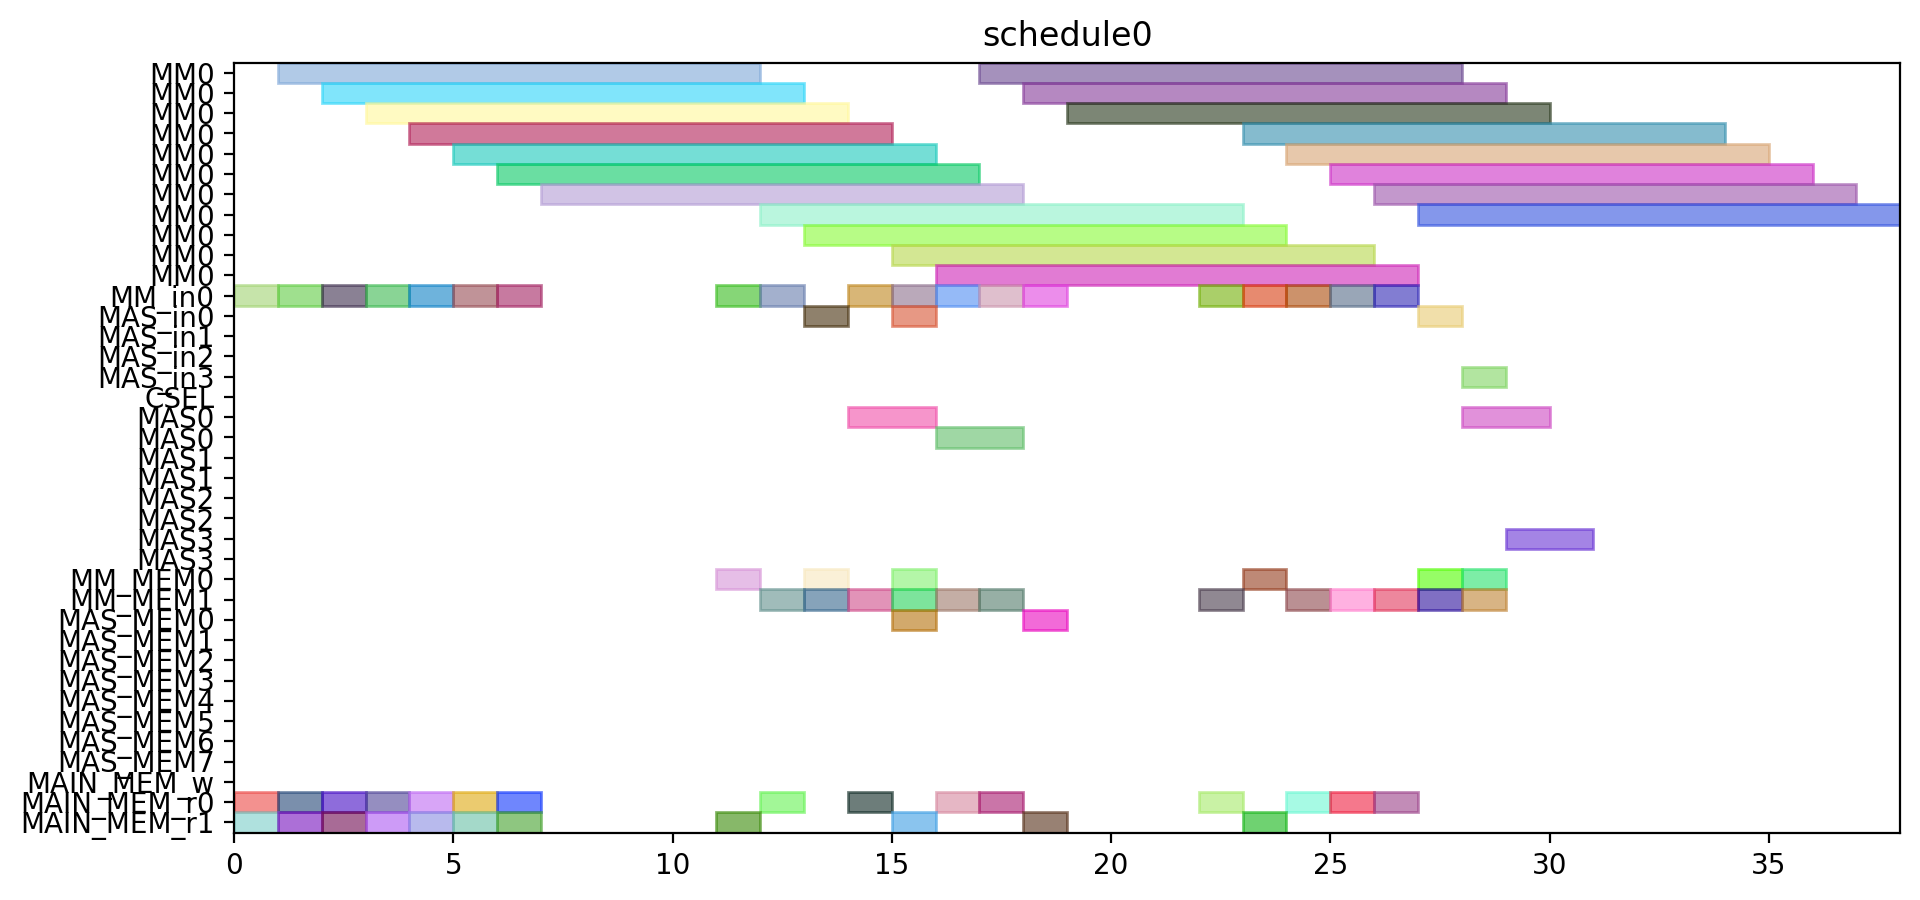

This chart was generated by the following Python code:
from pyschedule import Scenario, solvers, plotters, alt


def solve():
	horizon = 120
	S = Scenario("schedule0", horizon=horizon)

	# resource
	MM = S.Resources('MM', num=1, size=11)
	MM_in = S.Resources('MM_in', num=1)
	MAS_in = S.Resources('MAS_in', num=4)
	CSEL = S.Resource('CSEL')
	MAS = S.Resources('MAS', num=4, size=2, periods=range(1, horizon))
	MM_MEM = S.Resources('MM_MEM', num=2)
	MAS_MEM = S.Resources('MAS_MEM', num=8)
	MAIN_MEM_w = S.Resource('MAIN_MEM_w', size=1)
	MAIN_MEM_r = S.Resources('MAIN_MEM_r', num=2)

	# result of previous scheduling

	# new tasks
	Z_exp2 = S.Task('Z_exp2', length=11, delay_cost=1)
	Z_exp2 += alt(MM)
	Z_exp2_in = S.Task('Z_exp2_in', length=1, delay_cost=1)
	Z_exp2_in += alt(MM_in)
	S += Z_exp2_in*MM_in[0]<=Z_exp2*MM[0]
	Z_exp2_mem0 = S.Task('Z_exp2_mem0', length=1, delay_cost=1)
	Z_exp2_mem0 += MAIN_MEM_r[0]
	S += Z_exp2_mem0 <= Z_exp2

	Z_exp2_mem1 = S.Task('Z_exp2_mem1', length=1, delay_cost=1)
	Z_exp2_mem1 += MAIN_MEM_r[1]
	S += Z_exp2_mem1 <= Z_exp2

	NX0 = S.Task('NX0', length=11, delay_cost=1)
	NX0 += alt(MM)
	NX0_in = S.Task('NX0_in', length=1, delay_cost=1)
	NX0_in += alt(MM_in)
	S += NX0_in*MM_in[0]<=NX0*MM[0]
	NX0_mem0 = S.Task('NX0_mem0', length=1, delay_cost=1)
	NX0_mem0 += MAIN_MEM_r[0]
	S += NX0_mem0 <= NX0

	NX0_mem1 = S.Task('NX0_mem1', length=1, delay_cost=1)
	NX0_mem1 += MAIN_MEM_r[1]
	S += NX0_mem1 <= NX0

	k0_10_Z1 = S.Task('k0_10_Z1', length=11, delay_cost=1)
	k0_10_Z1 += alt(MM)
	k0_10_Z1_in = S.Task('k0_10_Z1_in', length=1, delay_cost=1)
	k0_10_Z1_in += alt(MM_in)
	S += k0_10_Z1_in*MM_in[0]<=k0_10_Z1*MM[0]
	k0_10_Z1_mem0 = S.Task('k0_10_Z1_mem0', length=1, delay_cost=1)
	k0_10_Z1_mem0 += MAIN_MEM_r[0]
	S += k0_10_Z1_mem0 <= k0_10_Z1

	k0_10_Z1_mem1 = S.Task('k0_10_Z1_mem1', length=1, delay_cost=1)
	k0_10_Z1_mem1 += MAIN_MEM_r[1]
	S += k0_10_Z1_mem1 <= k0_10_Z1

	DX0 = S.Task('DX0', length=11, delay_cost=1)
	DX0 += alt(MM)
	DX0_in = S.Task('DX0_in', length=1, delay_cost=1)
	DX0_in += alt(MM_in)
	S += DX0_in*MM_in[0]<=DX0*MM[0]
	DX0_mem0 = S.Task('DX0_mem0', length=1, delay_cost=1)
	DX0_mem0 += MAIN_MEM_r[0]
	S += DX0_mem0 <= DX0

	DX0_mem1 = S.Task('DX0_mem1', length=1, delay_cost=1)
	DX0_mem1 += MAIN_MEM_r[1]
	S += DX0_mem1 <= DX0

	NY0 = S.Task('NY0', length=11, delay_cost=1)
	NY0 += alt(MM)
	NY0_in = S.Task('NY0_in', length=1, delay_cost=1)
	NY0_in += alt(MM_in)
	S += NY0_in*MM_in[0]<=NY0*MM[0]
	NY0_mem0 = S.Task('NY0_mem0', length=1, delay_cost=1)
	NY0_mem0 += MAIN_MEM_r[0]
	S += NY0_mem0 <= NY0

	NY0_mem1 = S.Task('NY0_mem1', length=1, delay_cost=1)
	NY0_mem1 += MAIN_MEM_r[1]
	S += NY0_mem1 <= NY0

	k2_14_Z1 = S.Task('k2_14_Z1', length=11, delay_cost=1)
	k2_14_Z1 += alt(MM)
	k2_14_Z1_in = S.Task('k2_14_Z1_in', length=1, delay_cost=1)
	k2_14_Z1_in += alt(MM_in)
	S += k2_14_Z1_in*MM_in[0]<=k2_14_Z1*MM[0]
	k2_14_Z1_mem0 = S.Task('k2_14_Z1_mem0', length=1, delay_cost=1)
	k2_14_Z1_mem0 += MAIN_MEM_r[0]
	S += k2_14_Z1_mem0 <= k2_14_Z1

	k2_14_Z1_mem1 = S.Task('k2_14_Z1_mem1', length=1, delay_cost=1)
	k2_14_Z1_mem1 += MAIN_MEM_r[1]
	S += k2_14_Z1_mem1 <= k2_14_Z1

	DY0 = S.Task('DY0', length=11, delay_cost=1)
	DY0 += alt(MM)
	DY0_in = S.Task('DY0_in', length=1, delay_cost=1)
	DY0_in += alt(MM_in)
	S += DY0_in*MM_in[0]<=DY0*MM[0]
	DY0_mem0 = S.Task('DY0_mem0', length=1, delay_cost=1)
	DY0_mem0 += MAIN_MEM_r[0]
	S += DY0_mem0 <= DY0

	DY0_mem1 = S.Task('DY0_mem1', length=1, delay_cost=1)
	DY0_mem1 += MAIN_MEM_r[1]
	S += DY0_mem1 <= DY0

	Z_exp3 = S.Task('Z_exp3', length=11, delay_cost=1)
	Z_exp3 += alt(MM)
	Z_exp3_in = S.Task('Z_exp3_in', length=1, delay_cost=1)
	Z_exp3_in += alt(MM_in)
	S += Z_exp3_in*MM_in[0]<=Z_exp3*MM[0]
	Z_exp3_mem0 = S.Task('Z_exp3_mem0', length=1, delay_cost=1)
	Z_exp3_mem0 += alt(MM_MEM)
	S += (Z_exp2*MM[0])-1 < Z_exp3_mem0*MM_MEM[0]
	S += Z_exp3_mem0 <= Z_exp3

	Z_exp3_mem1 = S.Task('Z_exp3_mem1', length=1, delay_cost=1)
	Z_exp3_mem1 += MAIN_MEM_r[1]
	S += Z_exp3_mem1 <= Z_exp3

	NX1_ = S.Task('NX1_', length=2, delay_cost=1)
	NX1_ += alt(MAS)
	NX1__in = S.Task('NX1__in', length=1, delay_cost=1)
	NX1__in += alt(MAS_in)
	S += NX1__in*MAS_in[0]<=NX1_*MAS[0]

	S += NX1__in*MAS_in[1]<=NX1_*MAS[1]

	S += NX1__in*MAS_in[2]<=NX1_*MAS[2]

	S += NX1__in*MAS_in[3]<=NX1_*MAS[3]

	NX1__mem0 = S.Task('NX1__mem0', length=1, delay_cost=1)
	NX1__mem0 += alt(MM_MEM)
	S += (NX0*MM[0])-1 < NX1__mem0*MM_MEM[0]
	S += NX1__mem0 <= NX1_

	NX1__mem1 = S.Task('NX1__mem1', length=1, delay_cost=1)
	NX1__mem1 += alt(MM_MEM)
	S += (k0_10_Z1*MM[0])-1 < NX1__mem1*MM_MEM[1]
	S += NX1__mem1 <= NX1_

	k0_9_Z2 = S.Task('k0_9_Z2', length=11, delay_cost=1)
	k0_9_Z2 += alt(MM)
	k0_9_Z2_in = S.Task('k0_9_Z2_in', length=1, delay_cost=1)
	k0_9_Z2_in += alt(MM_in)
	S += k0_9_Z2_in*MM_in[0]<=k0_9_Z2*MM[0]
	k0_9_Z2_mem0 = S.Task('k0_9_Z2_mem0', length=1, delay_cost=1)
	k0_9_Z2_mem0 += MAIN_MEM_r[0]
	S += k0_9_Z2_mem0 <= k0_9_Z2

	k0_9_Z2_mem1 = S.Task('k0_9_Z2_mem1', length=1, delay_cost=1)
	k0_9_Z2_mem1 += alt(MM_MEM)
	S += (Z_exp2*MM[0])-1 < k0_9_Z2_mem1*MM_MEM[1]
	S += k0_9_Z2_mem1 <= k0_9_Z2

	k1_9_Z2 = S.Task('k1_9_Z2', length=11, delay_cost=1)
	k1_9_Z2 += alt(MM)
	k1_9_Z2_in = S.Task('k1_9_Z2_in', length=1, delay_cost=1)
	k1_9_Z2_in += alt(MM_in)
	S += k1_9_Z2_in*MM_in[0]<=k1_9_Z2*MM[0]
	k1_9_Z2_mem0 = S.Task('k1_9_Z2_mem0', length=1, delay_cost=1)
	k1_9_Z2_mem0 += MAIN_MEM_r[0]
	S += k1_9_Z2_mem0 <= k1_9_Z2

	k1_9_Z2_mem1 = S.Task('k1_9_Z2_mem1', length=1, delay_cost=1)
	k1_9_Z2_mem1 += alt(MM_MEM)
	S += (Z_exp2*MM[0])-1 < k1_9_Z2_mem1*MM_MEM[1]
	S += k1_9_Z2_mem1 <= k1_9_Z2

	NY1_ = S.Task('NY1_', length=2, delay_cost=1)
	NY1_ += alt(MAS)
	NY1__in = S.Task('NY1__in', length=1, delay_cost=1)
	NY1__in += alt(MAS_in)
	S += NY1__in*MAS_in[0]<=NY1_*MAS[0]

	S += NY1__in*MAS_in[1]<=NY1_*MAS[1]

	S += NY1__in*MAS_in[2]<=NY1_*MAS[2]

	S += NY1__in*MAS_in[3]<=NY1_*MAS[3]

	NY1__mem0 = S.Task('NY1__mem0', length=1, delay_cost=1)
	NY1__mem0 += alt(MM_MEM)
	S += (NY0*MM[0])-1 < NY1__mem0*MM_MEM[0]
	S += NY1__mem0 <= NY1_

	NY1__mem1 = S.Task('NY1__mem1', length=1, delay_cost=1)
	NY1__mem1 += alt(MM_MEM)
	S += (k2_14_Z1*MM[0])-1 < NY1__mem1*MM_MEM[1]
	S += NY1__mem1 <= NY1_

	k2_13_Z2 = S.Task('k2_13_Z2', length=11, delay_cost=1)
	k2_13_Z2 += alt(MM)
	k2_13_Z2_in = S.Task('k2_13_Z2_in', length=1, delay_cost=1)
	k2_13_Z2_in += alt(MM_in)
	S += k2_13_Z2_in*MM_in[0]<=k2_13_Z2*MM[0]
	k2_13_Z2_mem0 = S.Task('k2_13_Z2_mem0', length=1, delay_cost=1)
	k2_13_Z2_mem0 += MAIN_MEM_r[0]
	S += k2_13_Z2_mem0 <= k2_13_Z2

	k2_13_Z2_mem1 = S.Task('k2_13_Z2_mem1', length=1, delay_cost=1)
	k2_13_Z2_mem1 += alt(MM_MEM)
	S += (Z_exp2*MM[0])-1 < k2_13_Z2_mem1*MM_MEM[1]
	S += k2_13_Z2_mem1 <= k2_13_Z2

	k3_14_Z2 = S.Task('k3_14_Z2', length=11, delay_cost=1)
	k3_14_Z2 += alt(MM)
	k3_14_Z2_in = S.Task('k3_14_Z2_in', length=1, delay_cost=1)
	k3_14_Z2_in += alt(MM_in)
	S += k3_14_Z2_in*MM_in[0]<=k3_14_Z2*MM[0]
	k3_14_Z2_mem0 = S.Task('k3_14_Z2_mem0', length=1, delay_cost=1)
	k3_14_Z2_mem0 += MAIN_MEM_r[0]
	S += k3_14_Z2_mem0 <= k3_14_Z2

	k3_14_Z2_mem1 = S.Task('k3_14_Z2_mem1', length=1, delay_cost=1)
	k3_14_Z2_mem1 += alt(MM_MEM)
	S += (Z_exp2*MM[0])-1 < k3_14_Z2_mem1*MM_MEM[1]
	S += k3_14_Z2_mem1 <= k3_14_Z2

	Z_exp4 = S.Task('Z_exp4', length=11, delay_cost=1)
	Z_exp4 += alt(MM)
	Z_exp4_in = S.Task('Z_exp4_in', length=1, delay_cost=1)
	Z_exp4_in += alt(MM_in)
	S += Z_exp4_in*MM_in[0]<=Z_exp4*MM[0]
	Z_exp4_mem0 = S.Task('Z_exp4_mem0', length=1, delay_cost=1)
	Z_exp4_mem0 += alt(MM_MEM)
	S += (Z_exp3*MM[0])-1 < Z_exp4_mem0*MM_MEM[0]
	S += Z_exp4_mem0 <= Z_exp4

	Z_exp4_mem1 = S.Task('Z_exp4_mem1', length=1, delay_cost=1)
	Z_exp4_mem1 += MAIN_MEM_r[1]
	S += Z_exp4_mem1 <= Z_exp4

	NX1 = S.Task('NX1', length=11, delay_cost=1)
	NX1 += alt(MM)
	NX1_in = S.Task('NX1_in', length=1, delay_cost=1)
	NX1_in += alt(MM_in)
	S += NX1_in*MM_in[0]<=NX1*MM[0]
	NX1_mem0 = S.Task('NX1_mem0', length=1, delay_cost=1)
	NX1_mem0 += alt(MAS_MEM)
	S += (NX1_*MAS[0])-1 < NX1_mem0*MAS_MEM[0]
	S += (NX1_*MAS[1])-1 < NX1_mem0*MAS_MEM[2]
	S += (NX1_*MAS[2])-1 < NX1_mem0*MAS_MEM[4]
	S += (NX1_*MAS[3])-1 < NX1_mem0*MAS_MEM[6]
	S += NX1_mem0 <= NX1

	NX1_mem1 = S.Task('NX1_mem1', length=1, delay_cost=1)
	NX1_mem1 += MAIN_MEM_r[1]
	S += NX1_mem1 <= NX1

	k0_8_Z3 = S.Task('k0_8_Z3', length=11, delay_cost=1)
	k0_8_Z3 += alt(MM)
	k0_8_Z3_in = S.Task('k0_8_Z3_in', length=1, delay_cost=1)
	k0_8_Z3_in += alt(MM_in)
	S += k0_8_Z3_in*MM_in[0]<=k0_8_Z3*MM[0]
	k0_8_Z3_mem0 = S.Task('k0_8_Z3_mem0', length=1, delay_cost=1)
	k0_8_Z3_mem0 += MAIN_MEM_r[0]
	S += k0_8_Z3_mem0 <= k0_8_Z3

	k0_8_Z3_mem1 = S.Task('k0_8_Z3_mem1', length=1, delay_cost=1)
	k0_8_Z3_mem1 += alt(MM_MEM)
	S += (Z_exp3*MM[0])-1 < k0_8_Z3_mem1*MM_MEM[1]
	S += k0_8_Z3_mem1 <= k0_8_Z3

	DX1_ = S.Task('DX1_', length=2, delay_cost=1)
	DX1_ += alt(MAS)
	DX1__in = S.Task('DX1__in', length=1, delay_cost=1)
	DX1__in += alt(MAS_in)
	S += DX1__in*MAS_in[0]<=DX1_*MAS[0]

	S += DX1__in*MAS_in[1]<=DX1_*MAS[1]

	S += DX1__in*MAS_in[2]<=DX1_*MAS[2]

	S += DX1__in*MAS_in[3]<=DX1_*MAS[3]

	DX1__mem0 = S.Task('DX1__mem0', length=1, delay_cost=1)
	DX1__mem0 += alt(MM_MEM)
	S += (DX0*MM[0])-1 < DX1__mem0*MM_MEM[0]
	S += DX1__mem0 <= DX1_

	DX1__mem1 = S.Task('DX1__mem1', length=1, delay_cost=1)
	DX1__mem1 += alt(MM_MEM)
	S += (k1_9_Z2*MM[0])-1 < DX1__mem1*MM_MEM[1]
	S += DX1__mem1 <= DX1_

	k1_8_Z3 = S.Task('k1_8_Z3', length=11, delay_cost=1)
	k1_8_Z3 += alt(MM)
	k1_8_Z3_in = S.Task('k1_8_Z3_in', length=1, delay_cost=1)
	k1_8_Z3_in += alt(MM_in)
	S += k1_8_Z3_in*MM_in[0]<=k1_8_Z3*MM[0]
	k1_8_Z3_mem0 = S.Task('k1_8_Z3_mem0', length=1, delay_cost=1)
	k1_8_Z3_mem0 += MAIN_MEM_r[0]
	S += k1_8_Z3_mem0 <= k1_8_Z3

	k1_8_Z3_mem1 = S.Task('k1_8_Z3_mem1', length=1, delay_cost=1)
	k1_8_Z3_mem1 += alt(MM_MEM)
	S += (Z_exp3*MM[0])-1 < k1_8_Z3_mem1*MM_MEM[1]
	S += k1_8_Z3_mem1 <= k1_8_Z3

	NY1 = S.Task('NY1', length=11, delay_cost=1)
	NY1 += alt(MM)
	NY1_in = S.Task('NY1_in', length=1, delay_cost=1)
	NY1_in += alt(MM_in)
	S += NY1_in*MM_in[0]<=NY1*MM[0]
	NY1_mem0 = S.Task('NY1_mem0', length=1, delay_cost=1)
	NY1_mem0 += alt(MAS_MEM)
	S += (NY1_*MAS[0])-1 < NY1_mem0*MAS_MEM[0]
	S += (NY1_*MAS[1])-1 < NY1_mem0*MAS_MEM[2]
	S += (NY1_*MAS[2])-1 < NY1_mem0*MAS_MEM[4]
	S += (NY1_*MAS[3])-1 < NY1_mem0*MAS_MEM[6]
	S += NY1_mem0 <= NY1

	NY1_mem1 = S.Task('NY1_mem1', length=1, delay_cost=1)
	NY1_mem1 += MAIN_MEM_r[1]
	S += NY1_mem1 <= NY1

	k2_12_Z3 = S.Task('k2_12_Z3', length=11, delay_cost=1)
	k2_12_Z3 += alt(MM)
	k2_12_Z3_in = S.Task('k2_12_Z3_in', length=1, delay_cost=1)
	k2_12_Z3_in += alt(MM_in)
	S += k2_12_Z3_in*MM_in[0]<=k2_12_Z3*MM[0]
	k2_12_Z3_mem0 = S.Task('k2_12_Z3_mem0', length=1, delay_cost=1)
	k2_12_Z3_mem0 += MAIN_MEM_r[0]
	S += k2_12_Z3_mem0 <= k2_12_Z3

	k2_12_Z3_mem1 = S.Task('k2_12_Z3_mem1', length=1, delay_cost=1)
	k2_12_Z3_mem1 += alt(MM_MEM)
	S += (Z_exp3*MM[0])-1 < k2_12_Z3_mem1*MM_MEM[1]
	S += k2_12_Z3_mem1 <= k2_12_Z3

	DY1_ = S.Task('DY1_', length=2, delay_cost=1)
	DY1_ += alt(MAS)
	DY1__in = S.Task('DY1__in', length=1, delay_cost=1)
	DY1__in += alt(MAS_in)
	S += DY1__in*MAS_in[0]<=DY1_*MAS[0]

	S += DY1__in*MAS_in[1]<=DY1_*MAS[1]

	S += DY1__in*MAS_in[2]<=DY1_*MAS[2]

	S += DY1__in*MAS_in[3]<=DY1_*MAS[3]

	DY1__mem0 = S.Task('DY1__mem0', length=1, delay_cost=1)
	DY1__mem0 += alt(MM_MEM)
	S += (DY0*MM[0])-1 < DY1__mem0*MM_MEM[0]
	S += DY1__mem0 <= DY1_

	DY1__mem1 = S.Task('DY1__mem1', length=1, delay_cost=1)
	DY1__mem1 += alt(MM_MEM)
	S += (k3_14_Z2*MM[0])-1 < DY1__mem1*MM_MEM[1]
	S += DY1__mem1 <= DY1_

	k3_13_Z3 = S.Task('k3_13_Z3', length=11, delay_cost=1)
	k3_13_Z3 += alt(MM)
	k3_13_Z3_in = S.Task('k3_13_Z3_in', length=1, delay_cost=1)
	k3_13_Z3_in += alt(MM_in)
	S += k3_13_Z3_in*MM_in[0]<=k3_13_Z3*MM[0]
	k3_13_Z3_mem0 = S.Task('k3_13_Z3_mem0', length=1, delay_cost=1)
	k3_13_Z3_mem0 += MAIN_MEM_r[0]
	S += k3_13_Z3_mem0 <= k3_13_Z3

	k3_13_Z3_mem1 = S.Task('k3_13_Z3_mem1', length=1, delay_cost=1)
	k3_13_Z3_mem1 += alt(MM_MEM)
	S += (Z_exp3*MM[0])-1 < k3_13_Z3_mem1*MM_MEM[1]
	S += k3_13_Z3_mem1 <= k3_13_Z3

	solvers.mip.solve(S,msg=1,kind='CPLEX',ratio_gap=1.01)

	solution = [['hoge']*len(S.solution()[1]) for i in range(len(S.solution()))]
	for i in range(len(S.solution())):
		for j in range(len(S.solution()[i])):
			solution[i][j]=str(S.solution()[i][j])
	print(solution)

	cycles = int(solution[-1][3])

	pic_file_name = "/home/mfukuda/ABE/multiRAM_multiMAS_16mux/scheduling_result/stage11MM1_stage2MAS4/ISOGENY/schedule0.png"
	if(S.solution() != []):
		plotters.matplotlib.plot(S,img_filename=pic_file_name, show_task_labels=False, fig_size=(cycles*0.25+3, 5))

	return solution
